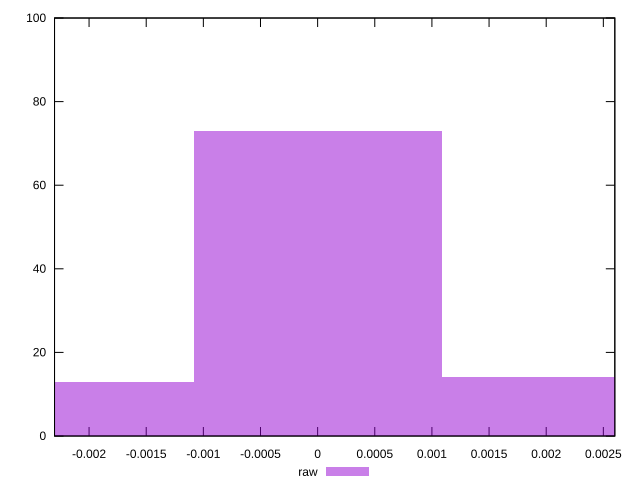

The script that saved this image:
reset

$raw <<EOF
0 73
0.002171860985368143 14
-0.002171860985368143 13
EOF

set key outside below
set boxwidth 0.002171860985368143
set xrange [-0.002302171884089119:0.002600460519521401]
set yrange [0:100]
set trange [0:100]
set style fill transparent solid 0.5 noborder
set terminal svg size 640, 490 enhanced background rgb 'white'
set output "report_00014_2021-02-09T15:56:05.503Z/meta/pScore-difference/samples/pages/raw/histogram.svg"

plot $raw title "raw" with boxes

reset
